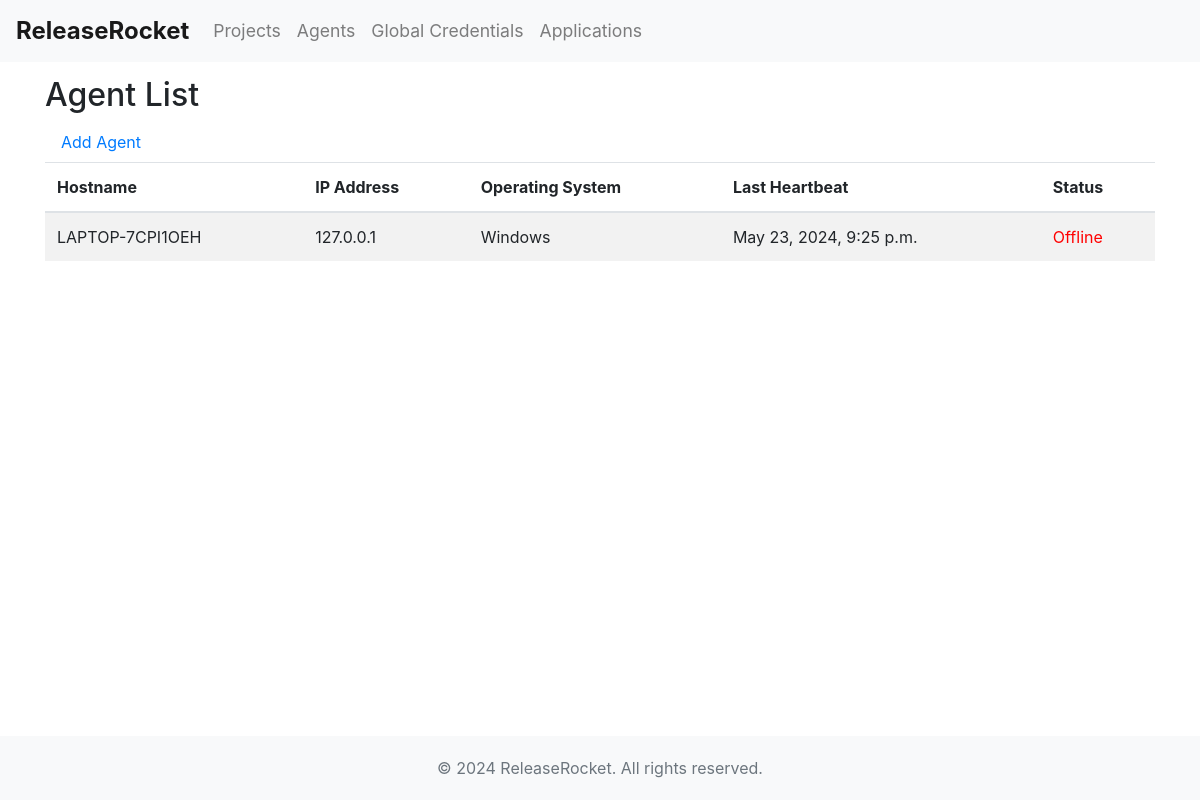
The app's page /pipeline/agents/ with its own data.
### pipeline/models.py (models this page shows, shortened)
class Agent(models.Model):
    hostname = models.CharField(max_length=255, unique=True)
    ip_address = models.CharField(max_length=255, validators=[validate_ipv4_address], unique=True)
    hash_key = models.CharField(max_length=255, unique=True, default='')
    last_heartbeat = models.DateTimeField(null=True, blank=True)
    operating_system = models.CharField(max_length=100, null=True, blank=True)
    live = models.BooleanField(default=False)

### pipeline/views.py (the view)
# urls.py: path('agents/', views.agent_list, name='agent_list'),
def agent_list(request):
    check_agent_status()  # Check the status of each agent
    agents = Agent.objects.all()
    return render(request, 'pipeline/agent_list.html', {'agents': agents})

### pipeline/views.py (called while the page is built)
def check_agent_status():
    threshold = timedelta(minutes=1)  # Define the threshold for considering an agent inactive
    agents = Agent.objects.all()
    for agent in agents:
        if timezone.now() - agent.last_heartbeat > threshold:
            agent.live = False  # Mark the agent as offline
            agent.save(update_fields=['live'])  # Save only the 'live' field to improve performance
            logger.info(f"Agent {agent.hostname} marked as offline.")
        else:
            agent.live = True  # Mark the agent as online
            agent.save(update_fields=['live'])  # Save only the 'live' field to improve performance
            logger.info(f"Agent {agent.hostname} marked as online.")

### pipeline/templates/pipeline/agent_list.html (shortened to what this page needs)
{% extends "pipeline/base.html" %}
{% block content %}
<h2>Agent List</h2>
<a class="nav-link" href="{% url 'add_agent' %}" class="btn btn-primary">Add Agent</a>
<table class="table table-striped">
    <thead>
        <tr>
            <th>Hostname</th>
            <th>IP Address</th>
            <th>Operating System</th>
            <th>Last Heartbeat</th>
            <th>Status</th>
        </tr>
    </thead>
    <tbody>
        {% for agent in agents %}
        <tr>
            <td>{{ agent.hostname }}</td>
            <td>{{ agent.ip_address }}</td>
            <td>{{ agent.operating_system }}</td>
            <td>{{ agent.last_heartbeat|date:"DATETIME_FORMAT" }}</td>
            <td class="{% if agent.live %}status-live{% else %}status-offline{% endif %}">
                {% if agent.live %}
                    Live
                {% else %}
                    Offline
                {% endif %}
            </td>
        </tr>
        {% endfor %}
    </tbody>
</table>
{% endblock %}

### pipeline/templates/pipeline/base.html (style rules this page uses)
body { padding-top: 56px; }

### pipeline/templates/pipeline/agent_list.html (style rules this page uses)
.status-offline { color: red; }

### records on screen
Agent: hostname "LAPTOP-7CPI1OEH", ip_address "127.0.0.1", operating_system "Windows", last_heartbeat "May 23, 2024, 9:25 p.m.", live "Offline"
